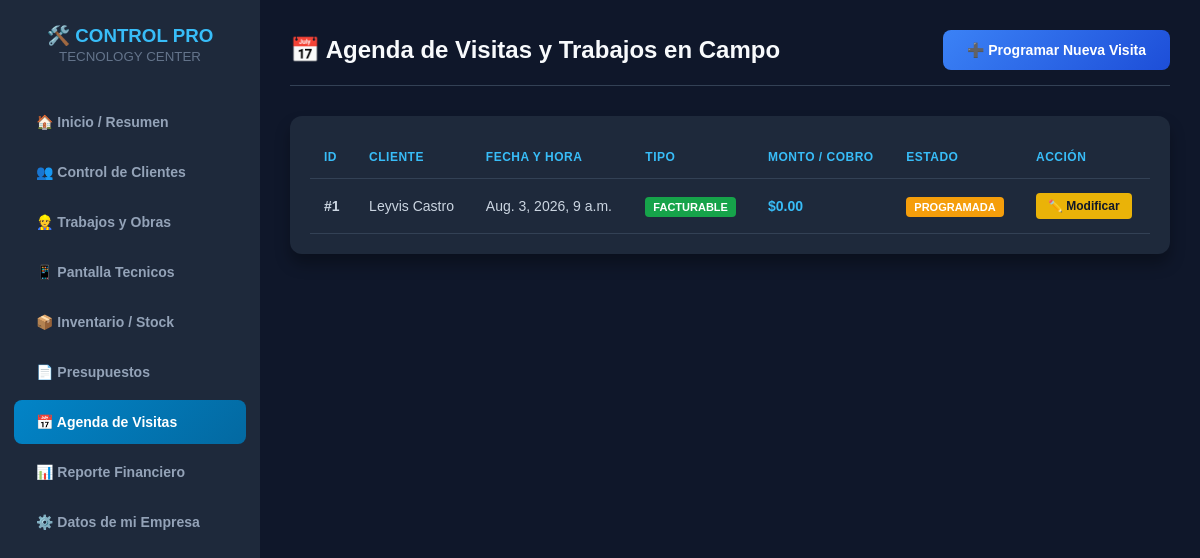
/visitas/, run on the app's committed database.
### gestion/models.py (models this page shows, shortened)
class VisitaCampo(models.Model):
    TIPO_VISITA_CHOICES = [
        ("GRATIS", "Visita de Cortesía / Diagnóstico (Gratis)"),
        ("COBRADA", "Visita Técnica Facturable"),
    ]
    ESTADO_CHOICES = [
        ("PEND", "Programada"),
        ("PROC", "En Proceso"),
        ("COMP", "Completada / Finalizada"),
        ("CANC", "Cancelada"),
    ]
    cliente = models.ForeignKey(Cliente, on_delete=models.CASCADE, verbose_name="Cliente")
    tecnico = models.ForeignKey(
        User,
        on_delete=models.SET_NULL,
        null=True,
        blank=True,
        verbose_name="Técnico Asignado",
    )
    fecha_programada = models.DateTimeField(verbose_name="Fecha y Hora de la Visita")
    tipo = models.CharField(max_length=10, choices=TIPO_VISITA_CHOICES, default="GRATIS", verbose_name="Tipo de Visita")
    monto_cobro = models.DecimalField(max_digits=10, decimal_places=2, default=0.00, verbose_name="Costo / Cobro de Visita")
    estado = models.CharField(max_length=4, choices=ESTADO_CHOICES, default="PEND", verbose_name="Estado")
    observaciones = models.TextField(blank=True, null=True, verbose_name="Notas / Requerimiento en Sitio")
    genera_trabajo = models.BooleanField(default=False, verbose_name="¿Derivó en Orden de Trabajo / Presupuesto?")
    class Meta:
        verbose_name = "Agenda de Visita en Campo"
        verbose_name_plural = "Agenda de Visitas en Campo"

class Cliente(models.Model):
    nombre = models.CharField(max_length=100)
    rif_cedula = models.CharField(
        max_length=50, blank=True, null=True, verbose_name="Rif o Cédula"
    )
    telefono = models.CharField(max_length=20, blank=True, null=True)
    direccion = models.TextField(
        blank=True, null=True, verbose_name="Dirección"
    )
    nota_privada = models.TextField(
        blank=True, null=True, verbose_name="Nota Privada"
    )
    foto = models.ImageField(upload_to="clientes/", blank=True, null=True)
    latitud = models.DecimalField(
        max_digits=9, decimal_places=6, blank=True, null=True
    )
    longitud = models.DecimalField(
        max_digits=9, decimal_places=6, blank=True, null=True
    )

### gestion/views.py (the view)
# urls.py: path("visitas/", views.lista_visitas, name="lista_visitas"),
def lista_visitas(request):
    estado_filtro = request.GET.get('estado')
    tipo_filtro = request.GET.get('tipo')
    visitas = VisitaCampo.objects.all().order_by('-fecha_programada')
    if estado_filtro:
        visitas = visitas.filter(estado=estado_filtro)
    if tipo_filtro:
        visitas = visitas.filter(tipo=tipo_filtro)
    context = {
        'lista_visitas': visitas,
        'estado_sel': estado_filtro,
        'tipo_sel': tipo_filtro,
    }
    return render(request, 'gestion/lista_visitas.html', context)

### gestion/templates/gestion/lista_visitas.html (shortened to what this page needs)
<!DOCTYPE html>
<html lang="es">
<head>
</head>
<body>
    <div class="sidebar">
        <div class="sidebar-titulo">
            <h3>🛠️ CONTROL PRO</h3>
            <small style="color: #64748b;">TECNOLOGY CENTER</small>
        </div>
        <a href="/">🏠 Inicio / Resumen</a>
        <a href="/clientes/">👥 Control de Clientes</a>
        <a href="/trabajos/">👷 Trabajos y Obras</a>
        <a href="/mis-trabajos/">📱 Pantalla Tecnicos</a>
        <a href="/productos/">📦 Inventario / Stock</a>
        <a href="/presupuestos/">📄 Presupuestos</a>
        <a href="/visitas/" class="active">📅 Agenda de Visitas</a>
        <a href="/reporte-financiero/">📊 Reporte Financiero</a>
        <a href="/admin/gestion/datosempresa/">⚙️ Datos de mi Empresa</a>
    </div>
    <div class="contenido">
        <div class="barra-top">
            <h2>📅 Agenda de Visitas y Trabajos en Campo</h2>
            <a href="{% url 'registrar_visita' %}" class="btn-primario">➕ Programar Nueva Visita</a>
        </div>
        <div class="tabla-contenedor">
            {% if lista_visitas %}
            <table>
                <thead>
                    <tr>
                        <th>ID</th>
                        <th>Cliente</th>
                        <th>Fecha y Hora</th>
                        <th>Tipo</th>
                        <th class="text-right">Monto / Cobro</th>
                        <th>Estado</th>
                        <th>Acción</th>
                    </tr>
                </thead>
                <tbody>
                    {% for v in lista_visitas %}
                    <tr>
                        <td><strong>#{{ v.id }}</strong></td>
                        <td>{{ v.cliente.nombre }}</td>
                        <td>{{ v.fecha_programada }}</td>
                        <td>
                            {% if v.tipo == 'GRATIS' %}
                                <span class="badge badge-gratis">Cortesía</span>
                            {% else %}
                                <span class="badge badge-cobrada">Facturable</span>
                            {% endif %}
                        </td>
                        <td class="text-right" style="color:#38bdf8; font-weight:bold;">${{ v.monto_cobro|floatformat:2 }}</td>
                        <td>
                            {% if v.estado == 'PEND' %}
                                <span class="badge badge-pend">Programada</span>
                            {% elif v.estado == 'COMP' %}
                                <span class="badge badge-comp">Completada</span>
                            {% else %}
                                <span class="badge" style="background-color: #64748b; color: white;">{{ v.get_estado_display }}</span>
                            {% endif %}
                        </td>
                        <td>
                            <a href="{% url 'modificar_visita' v.id %}" class="btn-modificar">✏️ Modificar</a>
                        </td>
                    </tr>
                    {% endfor %}
                </tbody>
            </table>
            {% else %}
            <div style="text-align: center; padding: 30px; color: #94a3b8;">
                <p style="font-size: 16px; margin: 0;">No tienes ninguna visita o salida a campo agendada todavía.</p>
            </div>
            {% endif %}
        </div>
    </div>
</body>
</html>

### gestion/templates/gestion/lista_visitas.html (style rules this page uses)
body { background-color: #0f172a; font-family: sans-serif; margin: 0; padding: 0; display: flex; color: #f8fafc; }
.sidebar { width: 260px; background-color: #1e293b; min-height: 100vh; color: white; padding-top: 25px; box-sizing: border-box; }
.sidebar-titulo { text-align: center; margin-bottom: 35px; }
.sidebar-titulo h3 { color: #38bdf8; margin: 0; }
.sidebar a { color: #94a3b8; text-decoration: none; padding: 14px 22px; display: block; font-weight: bold; font-size: 14px; margin: 6px 14px; border-radius: 8px; }
.sidebar a.active { background: linear-gradient(135deg, #0284c7, #0369a1); color: white; }
.contenido { flex: 1; padding: 30px; box-sizing: border-box; }
.barra-top { display: flex; justify-content: space-between; align-items: center; margin-bottom: 30px; border-bottom: 1px solid #334155; padding-bottom: 15px; }
.barra-top h2 { margin: 0; font-size: 24px; }
.btn-primario { background: linear-gradient(135deg, #3b82f6, #1d4ed8); color: white; text-decoration: none; padding: 12px 24px; font-weight: bold; border-radius: 8px; font-size: 14px; display: inline-block; transition: 0.2s; }
.btn-modificar { background-color: #eab308; color: #0f172a; padding: 6px 12px; text-decoration: none; font-weight: bold; border-radius: 4px; font-size: 12px; display: inline-block; }
.tabla-contenedor { background: #1e293b; border-radius: 12px; padding: 20px; box-shadow: 0 10px 15px rgba(0,0,0,0.3); }
table { width: 100%; border-collapse: collapse; text-align: left; }
th, td { padding: 14px; border-bottom: 1px solid #334155; }
th { color: #38bdf8; font-size: 12px; text-transform: uppercase; letter-spacing: 0.5px; }
td { font-size: 14px; color: #cbd5e1; }
.badge { padding: 4px 8px; border-radius: 4px; font-size: 11px; font-weight: bold; text-transform: uppercase; }
.badge-cobrada { background-color: #16a34a; color: white; }
.badge-pend { background-color: #f59e0b; color: white; }

### data on the page
VisitaCampo: id "1", cliente.nombre "Leyvis Castro", fecha_programada "Aug. 3, 2026, 9 a.m.", tipo "FACTURABLE", monto_cobro "0.00", estado "PROGRAMADA"
